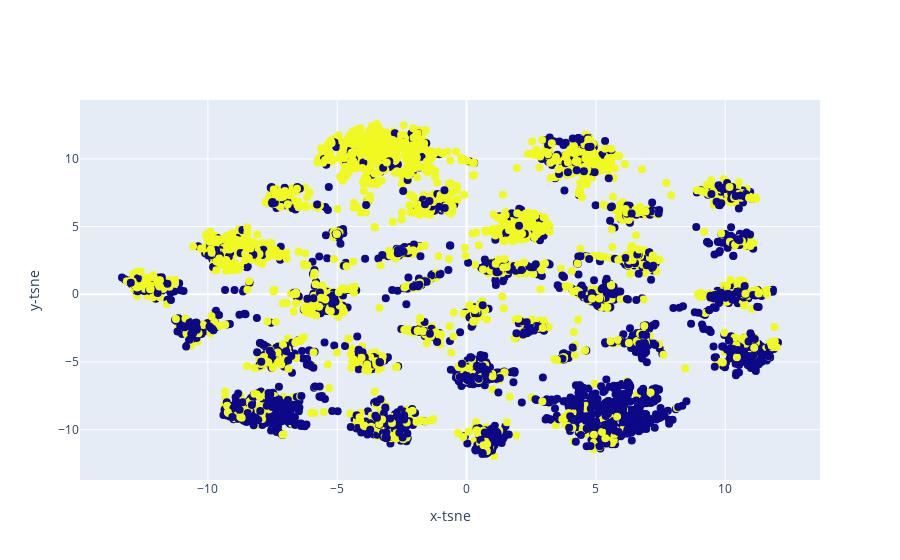

Here is the notebook cell this chart was saved with:
### Code cell
from sklearn.manifold import TSNE

tsne = TSNE(n_components=2, verbose=1, perplexity=40, n_iter=300)
tsne_results = tsne.fit_transform(X)

fig = {
    "data": [
        {
            "x": tsne_results[:, 0],
            "y": tsne_results[:, 1],
            "mode": "markers",
            "marker": {"size": 8, "color": y}
        }
    ],
    "layout": {
        "xaxis": {"title": "x-tsne"},
        "yaxis": {"title": "y-tsne"}
    }
}

py.iplot(fig, filename="test-graph2")

### Figure 1 — Plotly figure (JSON) as saved in the notebook; plotly's stock layout.template omitted (floating-point values rounded to 4 significant figures; data arrays with more than 128 entries replaced by an {"elided": "..."} marker saying what was removed)
{"data": [{"marker": {"color": {"elided": "6014 int values"}, "size": 8}, "mode": "markers", "type": "scatter", "x": {"elided": "6014 float values"}, "y": {"elided": "6014 float values"}}], "layout": {"xaxis": {"title": {"text": "x-tsne"}}, "yaxis": {"title": {"text": "y-tsne"}}}}
